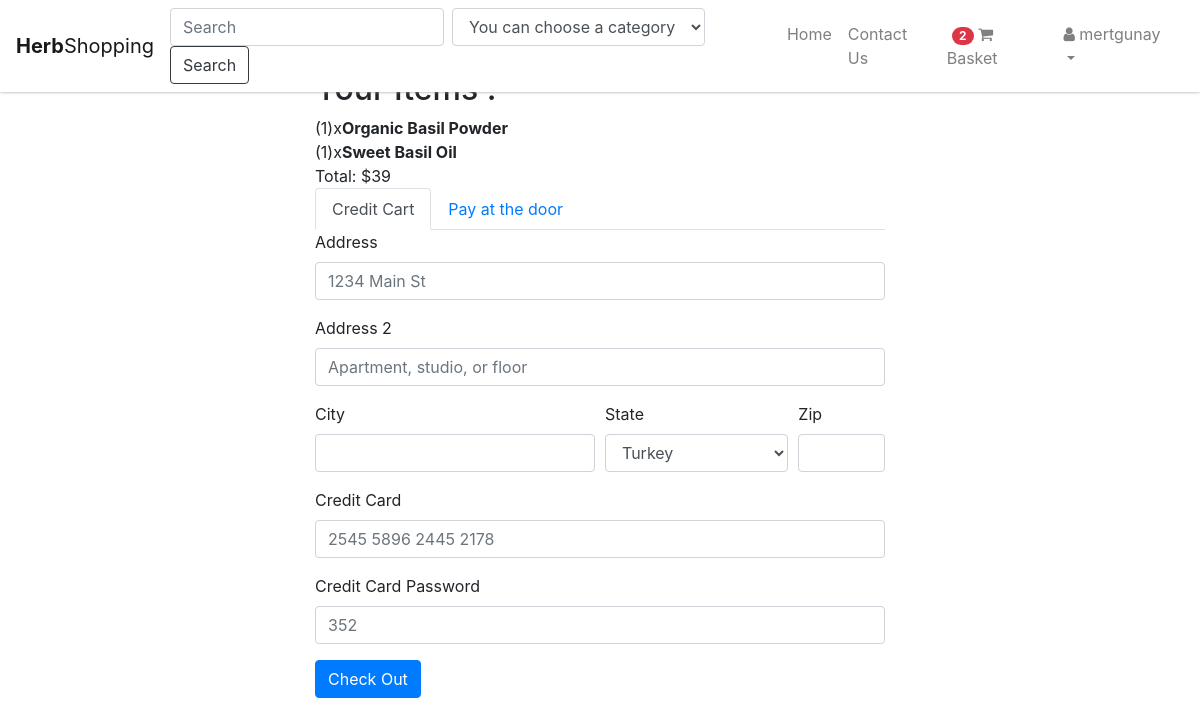
The page /cart/checkout/ (signed in) on the database its author committed.
### apps/profiles/models.py (models this page shows, shortened)
class User(AbstractUser):
    user_type           = models.CharField(max_length=2, choices=USER_TYPE_CHOICES, default=CUSTOMER)
    adress              = models.CharField(max_length=220, null=True, blank=True)
    postcode            = models.PositiveSmallIntegerField(null=True, blank=True)
    country             = CountryField()

### apps/shop/models.py (models this page shows, shortened)
class ShoppingCart(models.Model):
    owner           = models.ForeignKey(settings.AUTH_USER_MODEL, on_delete=models.CASCADE, related_name='shopping_cart')
    items           = models.ManyToManyField(Item, blank=True, related_name='items')

class Item(models.Model):
    owner           = models.ForeignKey(Distributor, on_delete=models.CASCADE)
    name            = models.CharField(max_length=200)
    slug            = models.SlugField(unique=True, blank=True)
    description     = models.TextField(default='')
    price           = models.IntegerField(default=0)
    sold            = models.IntegerField(default=0)
    weight          = models.IntegerField(default=0)
    stock           = models.IntegerField(default=0)
    is_approvaled   = models.BooleanField(default=False)
    is_updated      = models.BooleanField(default=False)
    is_deleted      = models.BooleanField(default=False)
    timestamp       = models.DateTimeField(auto_now_add=True)
    updated_date    = models.DateTimeField(auto_now=True)
    category        = models.ForeignKey(Category)
    related_product = models.ForeignKey('Item', null=True, blank=True)
    image           = models.ImageField(upload_to=item_upload_location, width_field='width_field', height_field='height_field')
    width_field     = models.IntegerField(default=0)
    height_field    = models.IntegerField(default=0)

class ItemExtra(models.Model):
    itemex          = models.OneToOneField(Item, related_name='itemex')
    shopcart        = models.ForeignKey(ShoppingCart)
    quantity        = models.PositiveIntegerField(default=1)

### apps/shop/views.py (the view)
# urls.py: url(r'^cart/checkout/$', CheckOut.as_view(), name='checkout'),
class CheckOut(LoginRequiredMixin, ListView):
    template_name = "shop/checkout.html"
    context_object_name = 'items'
    def get_queryset(self):
        cart = ShoppingCart.objects.get(owner=self.request.user)
        queryset = cart.items.all()
        return queryset
    def get_context_data(self, *args, **kwargs):
        context = super(CheckOut, self).get_context_data(*args ,**kwargs)
        total = 0
        queryset = self.get_queryset()
        for item in queryset:
            total += item.price
        context['total'] = total
        return context

### apps/shop/templates/shop/checkout.html (shortened to what this page needs)
{% extends "base.html" %}
{% block content %}
  {% if items %}
  <div class="col-sm-6 mx-auto">
    <form method="post" action="{% url 'shop:checkout_final' %}">{% csrf_token %}
    <b><h2>Your Items : </h2></b>
    {% for item in items %}
    ({{item.itemex.quantity}})x<b>{{item.name}}</b><br>
    {% endfor %}
    Total: ${{total}}
    <br>
  <ul class="nav nav-tabs" id="myTab" role="tablist">
  <li class="nav-item">
    <a class="nav-link active" id="home-tab"
        data-toggle="tab" href="#home" role="tab" aria-controls="home" aria-selected="true">Credit Cart</a>
  </li>
  <li class="nav-item">
    <a class="nav-link" id="profile-tab"
        data-toggle="tab" href="#profile" role="tab" aria-controls="profile" aria-selected="false">Pay at the door
</a>
  </li>
</ul>
<div class="tab-content" id="myTabContent">
  <div class="tab-pane fade show active" id="home" role="tabpanel" aria-labelledby="home-tab">
    <div class="form-group">
      <label for="inputAddress">Address</label>
      <input type="text" class="form-control" id="inputAddress" placeholder="1234 Main St">
    </div>
    <div class="form-group">
      <label for="inputAddress2">Address 2</label>
      <input type="text" class="form-control" id="inputAddress2" placeholder="Apartment, studio, or floor">
    </div>
    <div class="form-row">
      <div class="form-group col-md-6">
        <label for="inputCity">City</label>
        <input type="text" class="form-control" id="inputCity">
      </div>
      <div class="form-group col-md-4">
        <label for="inputState">State</label>
        <select id="inputState" class="form-control">
          <option selected>Turkey</option>
        </select>
      </div>
      <div class="form-group col-md-2">
        <label for="inputZip">Zip</label>
        <input type="text" class="form-control" id="inputZip">
      </div>
    </div>
    <div class="form-group">
      <label for="inputAddress">Credit Card</label>
      <input type="text" class="form-control" id="inputAddress" placeholder="2545 5896 2445 2178">
    </div>
    <div class="form-group">
      <label for="inputAddress2">Credit Card Password</label>
      <input type="text" class="form-control" id="inputAddress2" placeholder="352">
    </div>
  </div>
</div>
  <button type="submit" class="btn btn-primary">Check Out</button>
  <br><br>
</form>
  </div>
  {% else %}
    <h1>You don't have any item to CheckOut</h1>
  {% endif %}
{% endblock content %}

### apps/templates/include/nav.html (shortened to what this page needs)
{% load static %}
<nav class="navbar fixed-top navbar-expand-md navbar-light bg-light">
  <a class="navbar-brand" href="{% url 'shop:home' %}"><b>Herb</b>Shopping</a>
  <div class="collapse navbar-collapse" id="navbarSupportedContent">
    <form method="get" action="{% url 'shop:search' %}" class="form-inline">
      <input class="form-control mr-sm-2" type="search" name="search" placeholder="Search" aria-label="Search" value="{{request.GET.search}}">
      <div class="form-group">
        <select name="category" class="form-control" id="sel1">
          <option value="0">You can choose a category</option>
        </select>
      </div>
    <button class="btn btn-outline-dark my-2 my-sm-0" type="submit">Search</button>
    </form>
    <ul class="navbar-nav">
      <li class="nav-item"><a class="nav-link" href="/">Home</a></li>
      <li class="nav-item"><a class="nav-link" href="{% url 'shop:contact_us' %}">Contact Us</a></li>
    </ul>
    {% if user.is_authenticated %}
    <ul class="navbar-nav ml-auto">
      {% if user.user_type == '4' %}
      <li class="nav-item">
        <a class="nav-link" href="{% url 'shop:cart' %}">
          {% if request.user.shopping_cart.first.items.all.count != 0 %}
          <span class="badge badge-pill badge-danger" style="margin-left:5px;">{{request.user.shopping_cart.first.items.all.count}}</span>
          {% endif %}
          <i class="fa fa-shopping-cart" aria-hidden="true"></i> Basket
        </a>
      </li>
      {% endif %}
      <li class="nav-item dropdown">
        <a class="nav-link dropdown-toggle" href="#" id="navbarDropdownMenuLink" data-toggle="dropdown" aria-haspopup="true" aria-expanded="false">
          <i class="fa fa-user"></i> {{ request.user }} </a>
      </li>
    </ul>
  </div>
  {% else %}
  <ul class="navbar-nav ml-auto">
    <li class="nav-item"><a class="nav-link" href="{% url 'users:login' %}">Sign In</a></li>
    <li class="nav-item"><a class="nav-link" href="{% url 'users:register' %}">Sign Up</a></li>
  </ul>
  {% endif %}
</nav>

### ms/static/se301/css/style.css (style rules this page uses)
html { overflow-y: scroll; }
body { margin-top: 70px; }
.navbar { -webkit-box-shadow: 0 0px 3px 0px #999; -moz-box-shadow: 0 0px 3px 0px #999; box-shadow: 0 0px 3px 0px #999; background-color: #FFF !important; }
html { font-size: 1rem; }

### rows shown on the page
User: user.shopping_cart.first.items.all.count "2", user "mertgunay"
Item: itemex.quantity "1", name "Organic Basil Powder"
Item: itemex.quantity "1", name "Sweet Basil Oil"

### other values the page prints
{{ total }} "39"
